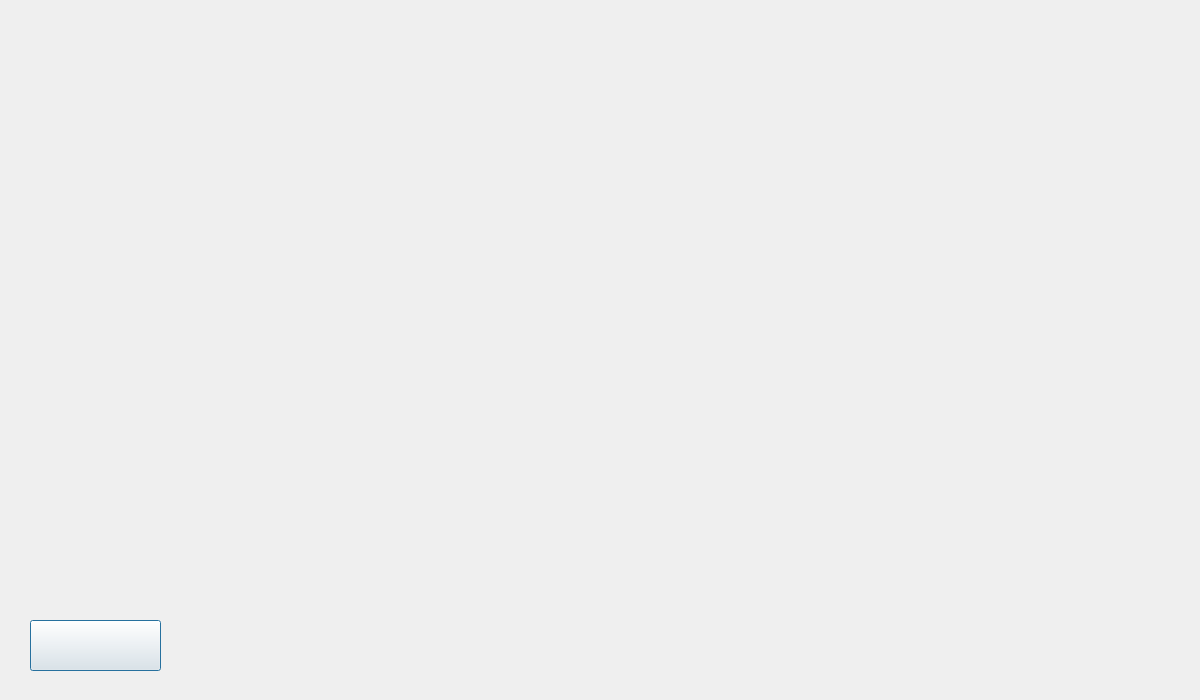
<?xml version="1.0" encoding="UTF-8"?>
<ui version="4.0">
 <class>ScoreBoard</class>
 <widget class="QDialog" name="ScoreBoard">
  <property name="geometry">
   <rect>
    <x>0</x>
    <y>0</y>
    <width>1200</width>
    <height>700</height>
   </rect>
  </property>
  <property name="windowTitle">
   <string>Dialog</string>
  </property>
  <property name="windowIcon">
   <iconset resource="img.qrc">
    <normaloff>:/image1/img/backgorund.jfif</normaloff>:/image1/img/backgorund.jfif</iconset>
  </property>
  <property name="styleSheet">
   <string notr="true">border-image: url(:/image1/img/scoreboard2.jfif);</string>
  </property>
  <widget class="QLabel" name="firstLabel">
   <property name="geometry">
    <rect>
     <x>510</x>
     <y>30</y>
     <width>191</width>
     <height>121</height>
    </rect>
   </property>
   <property name="font">
    <font>
     <pointsize>14</pointsize>
    </font>
   </property>
   <property name="styleSheet">
    <string notr="true">border-image: url(:/image1/img/whitebackground.jpeg);</string>
   </property>
   <property name="text">
    <string>&lt;html&gt;&lt;head/&gt;&lt;body&gt;&lt;p align=&quot;center&quot;&gt;&lt;span style=&quot; color:#3f81a3;&quot;&gt;&lt;br/&gt;&lt;/span&gt;&lt;/p&gt;&lt;/body&gt;&lt;/html&gt;</string>
   </property>
  </widget>
  <widget class="QLabel" name="thirdLabel">
   <property name="geometry">
    <rect>
     <x>730</x>
     <y>130</y>
     <width>191</width>
     <height>121</height>
    </rect>
   </property>
   <property name="font">
    <font>
     <pointsize>14</pointsize>
    </font>
   </property>
   <property name="styleSheet">
    <string notr="true">border-image: url(:/image1/img/whitebackground.jpeg);</string>
   </property>
   <property name="text">
    <string>&lt;html&gt;&lt;head/&gt;&lt;body&gt;&lt;p align=&quot;center&quot;&gt;&lt;span style=&quot; color:#3f81a3;&quot;&gt;&lt;br/&gt;&lt;/span&gt;&lt;/p&gt;&lt;/body&gt;&lt;/html&gt;</string>
   </property>
  </widget>
  <widget class="QLabel" name="secondLabel">
   <property name="geometry">
    <rect>
     <x>290</x>
     <y>100</y>
     <width>191</width>
     <height>121</height>
    </rect>
   </property>
   <property name="font">
    <font>
     <pointsize>14</pointsize>
    </font>
   </property>
   <property name="styleSheet">
    <string notr="true">border-image: url(:/image1/img/whitebackground.jpeg);</string>
   </property>
   <property name="text">
    <string>&lt;html&gt;&lt;head/&gt;&lt;body&gt;&lt;p align=&quot;center&quot;&gt;&lt;br/&gt;&lt;/p&gt;&lt;/body&gt;&lt;/html&gt;</string>
   </property>
  </widget>
  <widget class="QPushButton" name="backScoreButton">
   <property name="geometry">
    <rect>
     <x>30</x>
     <y>620</y>
     <width>131</width>
     <height>51</height>
    </rect>
   </property>
   <property name="cursor">
    <cursorShape>PointingHandCursor</cursorShape>
   </property>
   <property name="styleSheet">
    <string notr="true">border-image: url(:/loginscr/loginscreenimg/back_white.png);</string>
   </property>
   <property name="text">
    <string/>
   </property>
  </widget>
 </widget>
 <resources>
  <include location="img.qrc"/>
 </resources>
 <connections/>
</ui>
